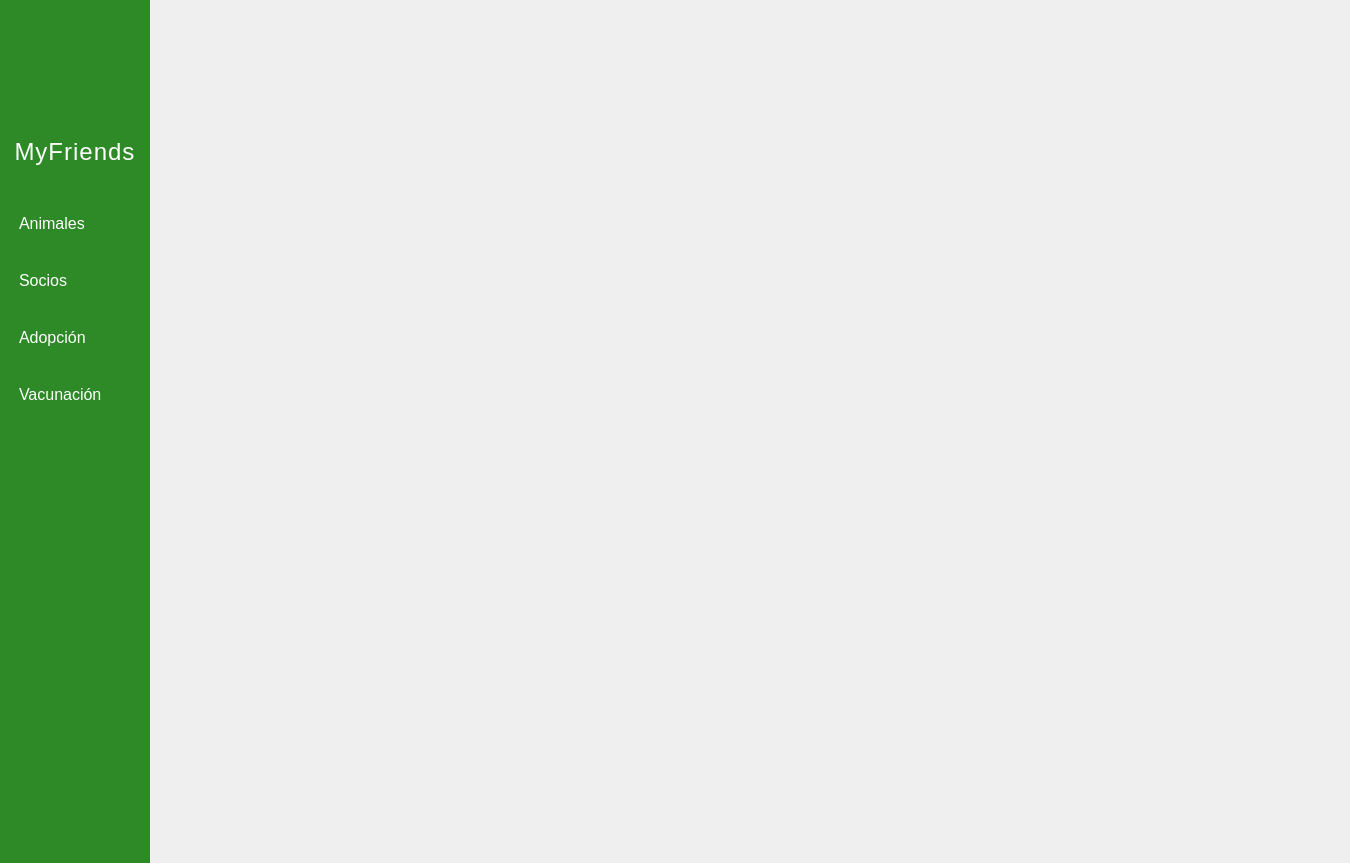
<?xml version="1.0" encoding="UTF-8"?>
<ui version="4.0">
 <class>MainWindow</class>
 <widget class="QMainWindow" name="MainWindow">
  <property name="geometry">
   <rect>
    <x>0</x>
    <y>0</y>
    <width>1350</width>
    <height>863</height>
   </rect>
  </property>
  <property name="windowTitle">
   <string>Perrera Amiguitos</string>
  </property>
  <widget class="QWidget" name="centralwidget">
   <layout class="QHBoxLayout" name="horizontalLayout" stretch="1,8">
    <property name="spacing">
     <number>0</number>
    </property>
    <property name="leftMargin">
     <number>0</number>
    </property>
    <property name="topMargin">
     <number>0</number>
    </property>
    <property name="rightMargin">
     <number>0</number>
    </property>
    <property name="bottomMargin">
     <number>0</number>
    </property>
    <item>
     <widget class="QFrame" name="frame_lateral">
      <property name="styleSheet">
       <string notr="true">/* Color de fondo del panel lateral */
#frame_lateral {
    background-color: #2d8a27; /* El verde de tu captura */
    border: none;
}

/* Estilo para todos los botones dentro del panel */
QPushButton {
    background-color: transparent;
    color: white;
    text-align: left;
    padding: 10px;
    font-size: 16px;
    border: none;
}

/* Efecto cuando pasas el ratón por encima */
QPushButton:hover {
    background-color: #3eb038;
}</string>
      </property>
      <property name="frameShape">
       <enum>QFrame::StyledPanel</enum>
      </property>
      <property name="frameShadow">
       <enum>QFrame::Raised</enum>
      </property>
      <layout class="QVBoxLayout" name="verticalLayout">
       <property name="spacing">
        <number>18</number>
       </property>
       <property name="topMargin">
        <number>20</number>
       </property>
       <item>
        <widget class="QLabel" name="imagen">
         <property name="minimumSize">
          <size>
           <width>100</width>
           <height>100</height>
          </size>
         </property>
         <property name="maximumSize">
          <size>
           <width>120</width>
           <height>120</height>
          </size>
         </property>
         <property name="styleSheet">
          <string notr="true"/>
         </property>
         <property name="text">
          <string/>
         </property>
         <property name="pixmap">
          <pixmap>vistas/img/iconoApp.png</pixmap>
         </property>
         <property name="scaledContents">
          <bool>true</bool>
         </property>
        </widget>
       </item>
       <item>
        <widget class="QLabel" name="nombre">
         <property name="minimumSize">
          <size>
           <width>30</width>
           <height>30</height>
          </size>
         </property>
         <property name="maximumSize">
          <size>
           <width>200</width>
           <height>200</height>
          </size>
         </property>
         <property name="styleSheet">
          <string notr="true">#nombre{
	color: #FFFFFF;
	padding-bottom: 20px;
	font-family: 'Montserrat';
	font-size: 24px;
	letter-spacing: 1px;
}</string>
         </property>
         <property name="text">
          <string>MyFriends</string>
         </property>
         <property name="alignment">
          <set>Qt::AlignCenter</set>
         </property>
        </widget>
       </item>
       <item>
        <widget class="QPushButton" name="btn_animales">
         <property name="text">
          <string>Animales</string>
         </property>
         <property name="icon">
          <iconset>
           <normaloff>vistas/img/huella.png</normaloff>vistas/img/huella.png</iconset>
         </property>
        </widget>
       </item>
       <item>
        <widget class="QPushButton" name="btn_socios">
         <property name="text">
          <string>Socios</string>
         </property>
         <property name="icon">
          <iconset>
           <normaloff>vistas/img/persona.webp</normaloff>vistas/img/persona.webp</iconset>
         </property>
        </widget>
       </item>
       <item>
        <widget class="QPushButton" name="btn_adopcion">
         <property name="text">
          <string>Adopción</string>
         </property>
         <property name="icon">
          <iconset>
           <normaloff>vistas/img/corazon2.webp</normaloff>vistas/img/corazon2.webp</iconset>
         </property>
        </widget>
       </item>
       <item>
        <widget class="QPushButton" name="btn_vacunacion">
         <property name="text">
          <string>Vacunación</string>
         </property>
         <property name="icon">
          <iconset>
           <normaloff>vistas/img/salud.png</normaloff>vistas/img/salud.png</iconset>
         </property>
        </widget>
       </item>
       <item>
        <spacer name="verticalSpacer">
         <property name="orientation">
          <enum>Qt::Vertical</enum>
         </property>
         <property name="sizeHint" stdset="0">
          <size>
           <width>20</width>
           <height>341</height>
          </size>
         </property>
        </spacer>
       </item>
      </layout>
     </widget>
    </item>
    <item>
     <widget class="QStackedWidget" name="stackedWidget">
      <widget class="QWidget" name="page"/>
      <widget class="QWidget" name="page_2"/>
     </widget>
    </item>
   </layout>
  </widget>
 </widget>
 <resources/>
 <connections/>
</ui>
